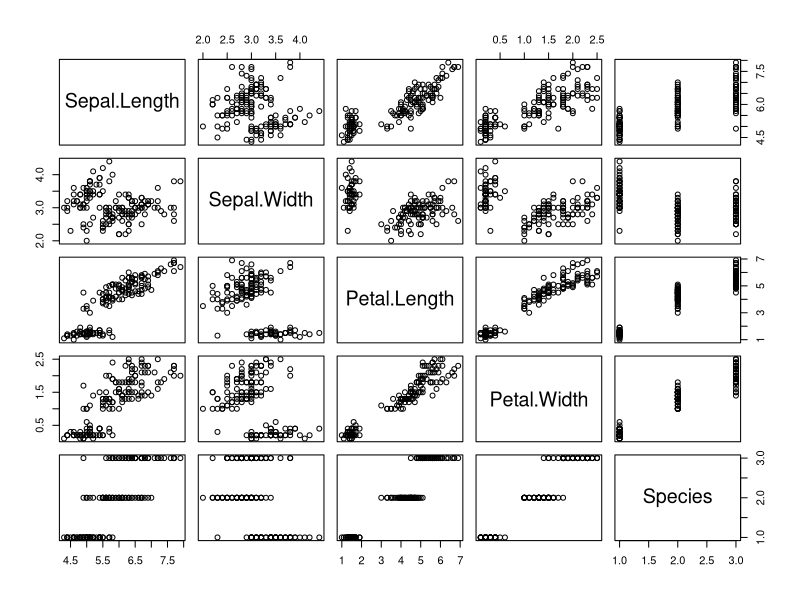
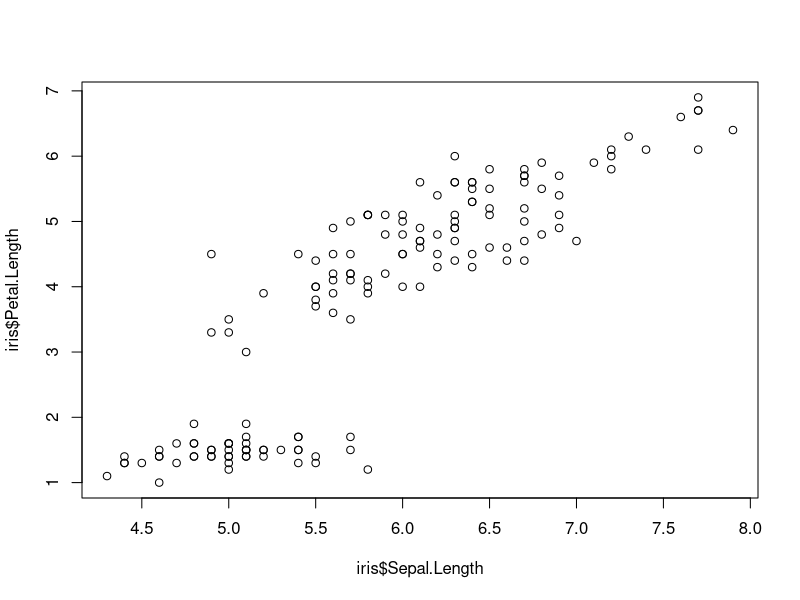
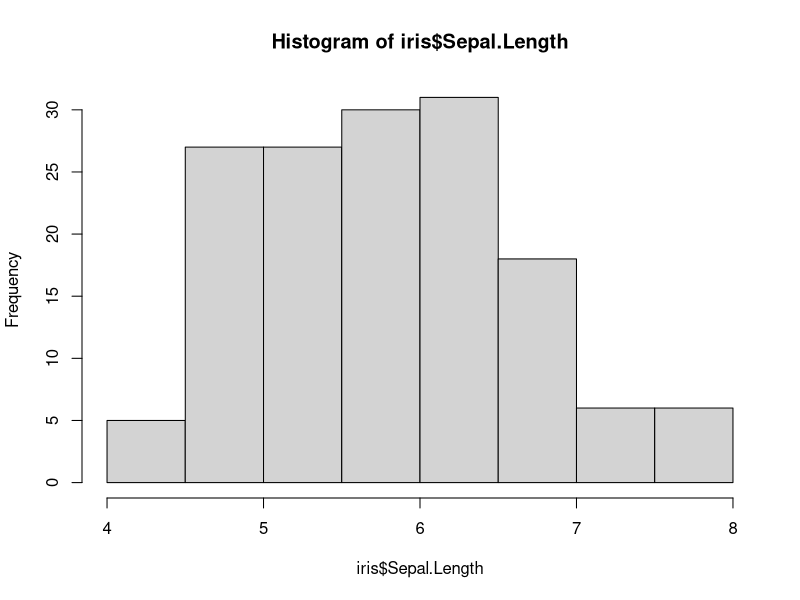
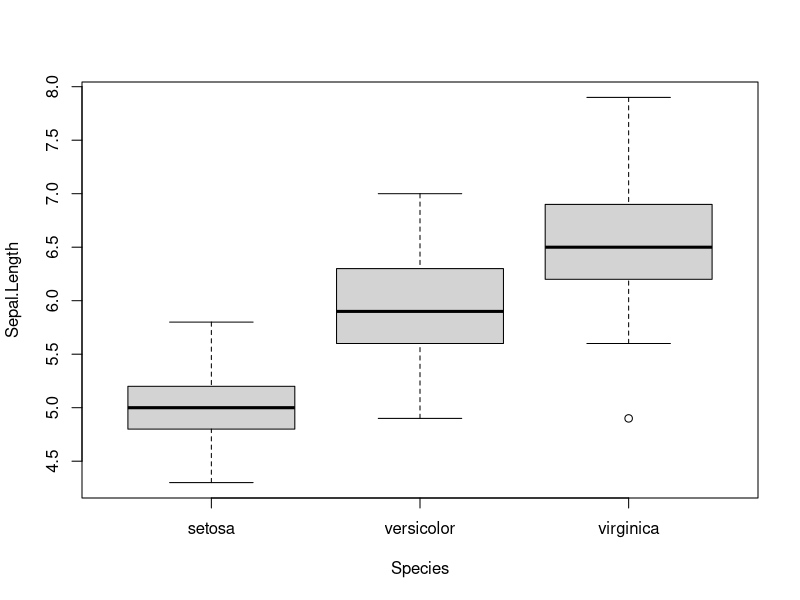
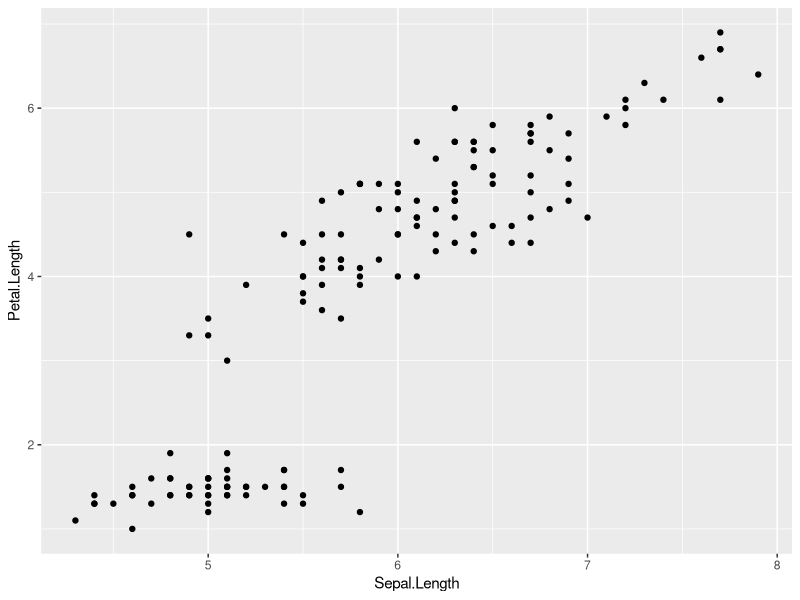
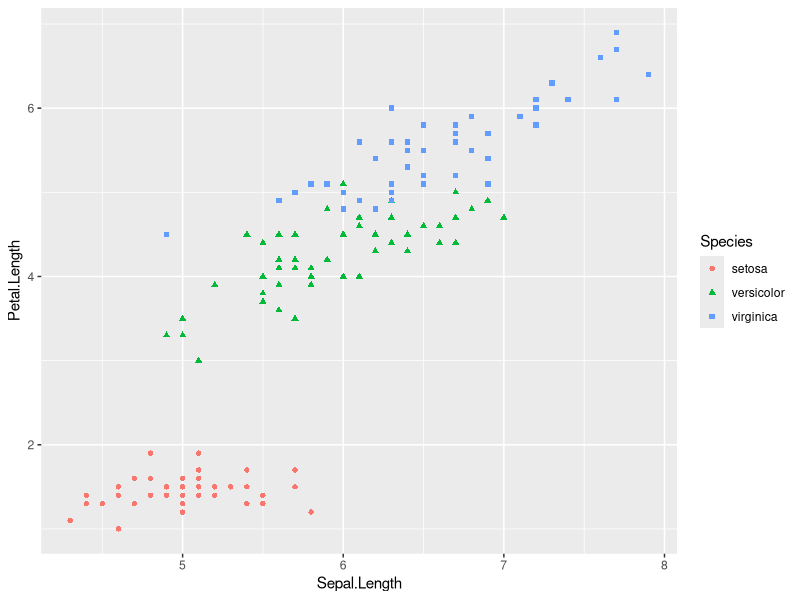

Source code (R) for these figures, in order:
## ---- chunk 1
library(dplyr)
library(ggplot2)
## ---- chunk 2
iris.virginica <- filter(iris, Species == "virginica") # takes only the rows for which 'Species' is 'virginica' and puts them in a new data frame called 'iris.virginica'
head(iris.virginica) # head() shows the first 6 lines of the data frame
## ---- chunk 3
iris.virginica.sepal6 <- filter(iris, Species == "virginica", Sepal.Length > 6) #keeps virginica species that have sepals longer than 6
head(iris.virginica.sepal6)
## ---- chunk 4
iris.selected <- select(iris, Sepal.Length, Sepal.Width, Petal.Length) #list the columns you want to select
iris.selected2 <- select(iris, Sepal.Length:Petal.Length) # select all columns from sepal.length to petal.length using colon symbol
head(iris.selected)
head(iris.selected2)
## ---- chunk 5
iris.sums <- summarise(iris, mean.Sep.length = mean(Sepal.Length), mean.Pet.length = mean(Petal.Length)) #calculate mean of Sepal.Length and Petal.Length, name the columns for our new means, and store in the object 'iris.sums'
iris.sums 
## ---- chunk 6
iris.sums.species <- iris %>% 
  group_by(Species) %>% 
  summarise(mean.Sep.length = mean(Sepal.Length), mean.Pet.length = mean(Petal.Length)) 

iris.sums.species
## ---- chunk 7
plot(iris)
## ---- chunk 8
plot(x=iris$Sepal.Length, y=iris$Petal.Length)
## ---- chunk 9
hist(iris$Sepal.Length)
## ---- chunk 10
boxplot(Sepal.Length~Species,data=iris) 
## ---- chunk 11
ggplot(data=iris, aes(x = Sepal.Length, y = Petal.Length))+
  geom_point()
## ---- chunk 12
ggplot(data=iris, aes(x = Sepal.Length, y = Petal.Length))+
  geom_point(aes(color=Species, shape=Species)) 
#we add some aes() to our points to change the colour and shape of our points depending on what species it is...
## ---- chunk 13
iris.ggplot1 <- ggplot(data=iris, aes(x = Sepal.Length, y = Petal.Length))+
  geom_point(aes(color=Species, shape=Species))+
  ggtitle("Relationship between sepal length and petal length by Iris species")
